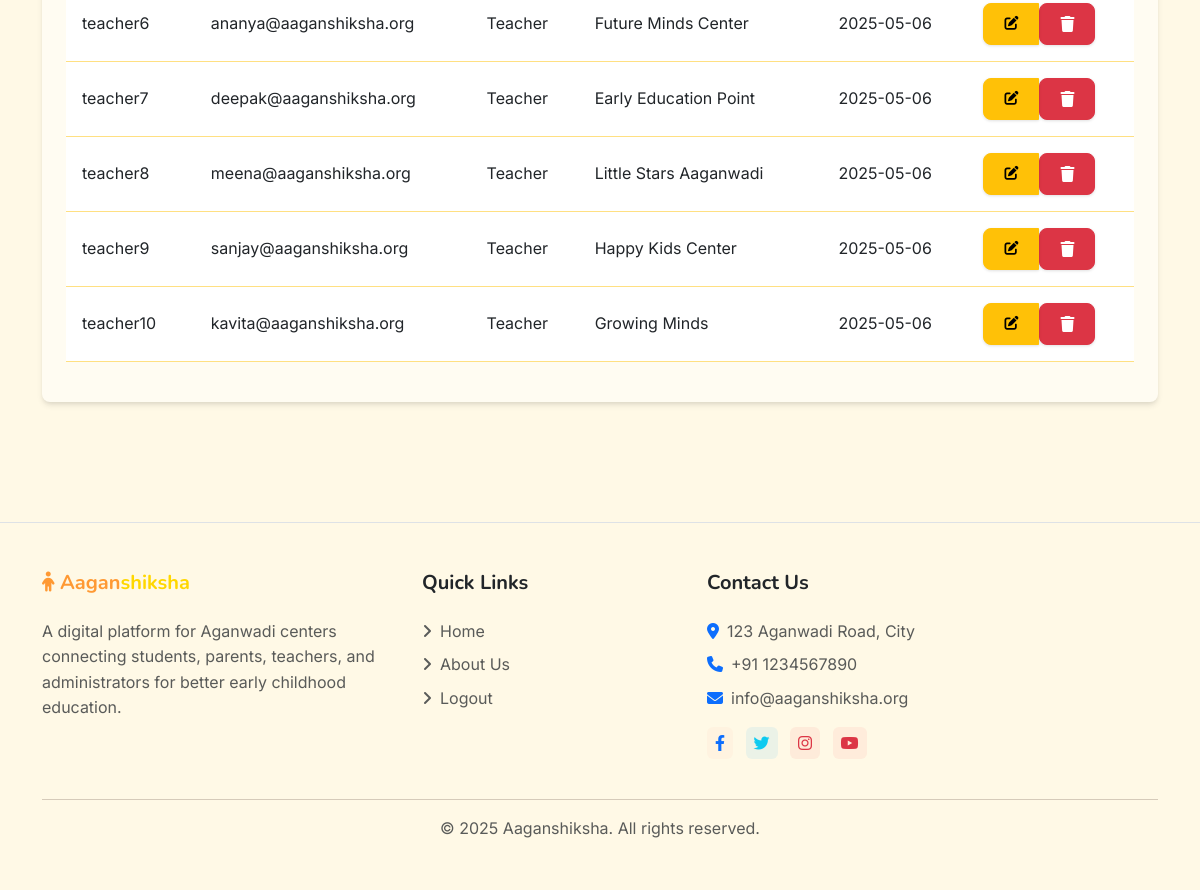
Before: /admin/users (signed in, lower part) with the older database file.
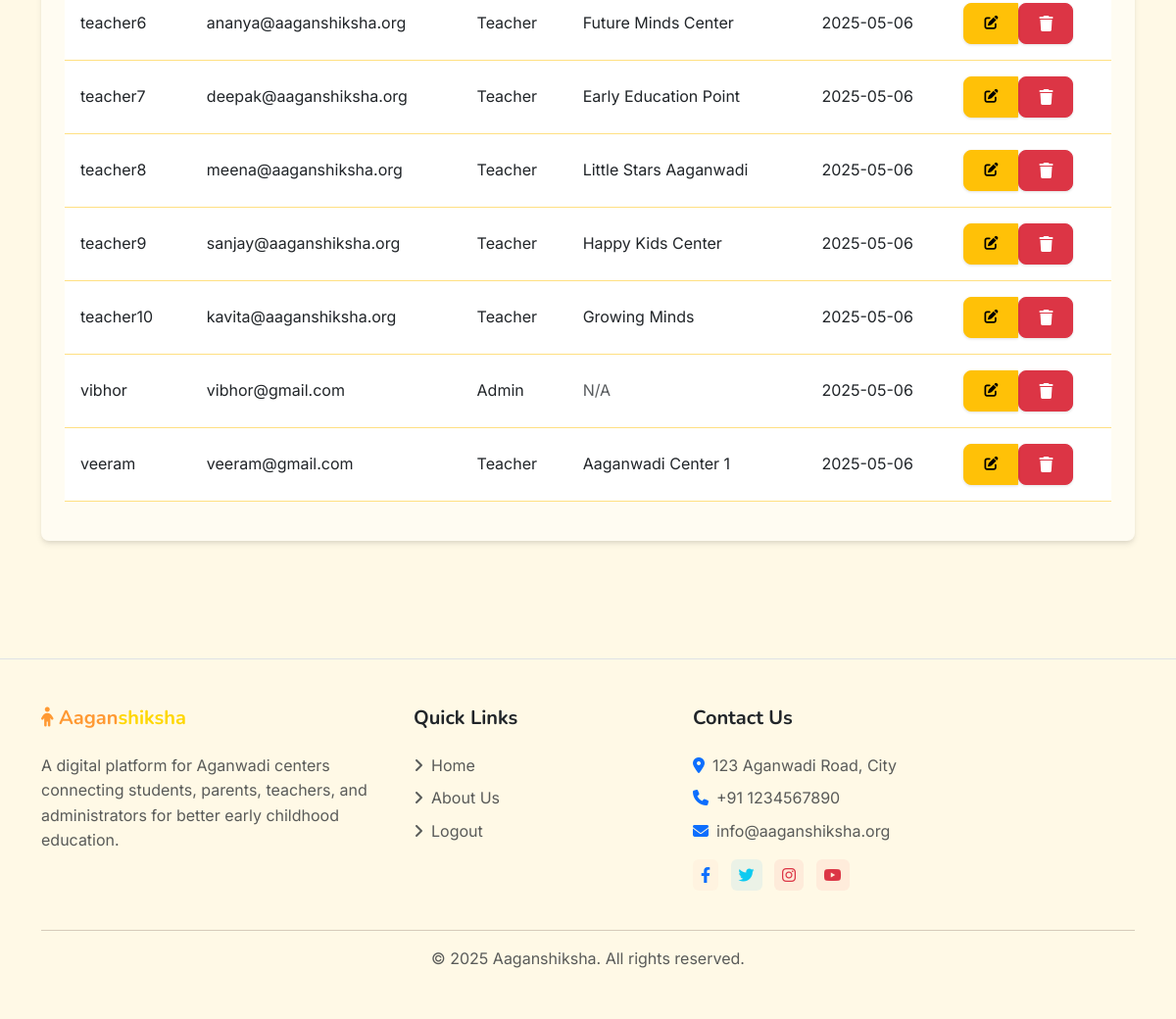
After: the same page with the newer database file.
### models.py (models this page shows, shortened)
class User(UserMixin, db.Model):
    id = db.Column(db.Integer, primary_key=True)
    username = db.Column(db.String(64), unique=True, nullable=False)
    email = db.Column(db.String(120), unique=True, nullable=False)
    password_hash = db.Column(db.String(256), nullable=False)
    role = db.Column(db.String(20), nullable=False)  # 'admin', 'teacher'
    aadhar_number = db.Column(db.String(12), unique=True, nullable=False)
    phone_number = db.Column(db.String(15), nullable=True)
    address = db.Column(db.String(200), nullable=True)
    created_at = db.Column(db.DateTime, default=datetime.utcnow)
    center_id = db.Column(db.Integer, db.ForeignKey('center.id'), nullable=True)  # Only required for teachers
    center = db.relationship('Center', backref='teachers', lazy=True)
    complaints = db.relationship('Complaint', backref='author', lazy=True)
    nutrition_tips = db.relationship('NutritionTip', backref='created_by', lazy=True)
    activities = db.relationship('Activity', backref='created_by', lazy=True)
    inventory_requests = db.relationship('InventoryRequest',
                                      foreign_keys='InventoryRequest.user_id',
                                      backref=db.backref('requested_by', lazy='joined'),
                                      lazy='dynamic',
                                      cascade='all, delete-orphan')

class Center(db.Model):
    id = db.Column(db.Integer, primary_key=True)
    name = db.Column(db.String(100), nullable=False)
    address = db.Column(db.String(200), nullable=False)
    contact_number = db.Column(db.String(15))
    email = db.Column(db.String(120))
    created_at = db.Column(db.DateTime, default=datetime.utcnow)
    students = db.relationship('Student', backref='center', lazy=True)
    inventory_items = db.relationship('Inventory', backref='center', lazy=True)

### routes/admin.py (the view)
@admin_bp.route('/users')
@login_required
@admin_required
def users():
    users = User.query.all()
    return render_template('admin/users.html', users=users)

### templates/admin/users.html (shortened to what this page needs)
{% extends 'base.html' %}
{% block content %}
<div class="container py-4">
    <div class="card mb-4">
        <div class="card-body">
            {% if is_add or is_edit %}
                <form method="POST">
                    {{ form.hidden_tag() }}
                    <div class="row mb-3">
                        <div class="col-md-6">
                            <label class="form-label">Username</label>
                            {{ form.username(class="form-control") }}
                            {% if form.username.errors %}
                                <div class="text-danger">
                                    {% for error in form.username.errors %}
                                        <small>{{ error }}</small>
                                    {% endfor %}
                                </div>
                            {% endif %}
                        </div>
                        <div class="col-md-6">
                            <label class="form-label">Email</label>
                            {{ form.email(class="form-control") }}
                            {% if form.email.errors %}
                                <div class="text-danger">
                                    {% for error in form.email.errors %}
                                        <small>{{ error }}</small>
                                    {% endfor %}
                                </div>
                            {% endif %}
                        </div>
                    </div>
                    <div class="row mb-3">
                        {% if is_add %}
                            <div class="col-md-6">
                                <label class="form-label">Password</label>
                                {{ form.password(class="form-control") }}
                                {% if form.password.errors %}
                                    <div class="text-danger">
                                        {% for error in form.password.errors %}
                                            <small>{{ error }}</small>
                                        {% endfor %}
                                    </div>
                                {% endif %}
                            </div>
                            <div class="col-md-6">
                                <label class="form-label">Confirm Password</label>
                                {{ form.confirm_password(class="form-control") }}
                                {% if form.confirm_password.errors %}
                                    <div class="text-danger">
                                        {% for error in form.confirm_password.errors %}
                                            <small>{{ error }}</small>
                                        {% endfor %}
                                    </div>
                                {% endif %}
                            </div>
                        {% else %}
                            <div class="col-md-6">
                                <label class="form-label">New Password (leave blank to keep current)</label>
                                {{ form.password(class="form-control") }}
                                {% if form.password.errors %}
                                    <div class="text-danger">
                                        {% for error in form.password.errors %}
                                            <small>{{ error }}</small>
                                        {% endfor %}
                                    </div>
                                {% endif %}
                            </div>
                            <div class="col-md-6">
                                <label class="form-label">Confirm New Password</label>
                                {{ form.confirm_password(class="form-control") }}
                                {% if form.confirm_password.errors %}
                                    <div class="text-danger">
                                        {% for error in form.confirm_password.errors %}
                                            <small>{{ error }}</small>
                                        {% endfor %}
                                    </div>
                                {% endif %}
                            </div>
                        {% endif %}
                    </div>
                    <div class="mb-3">
                        <label class="form-label">Role</label>
                        {{ form.role(class="form-select", id="role") }}
                        {% if form.role.errors %}
                            <div class="text-danger">
                                {% for error in form.role.errors %}
                                    <small>{{ error }}</small>
                                {% endfor %}
                            </div>
                        {% endif %}
                    </div>
                    <div class="mb-3">
                        <label class="form-label">Aadhar Number</label>
                        {{ form.aadhar_number(class="form-control", placeholder="Enter 12-digit Aadhar number") }}
                        {% if form.aadhar_number.errors %}
                            <div class="text-danger">
                                {% for error in form.aadhar_number.errors %}
                                    <small>{{ error }}</small>
                                {% endfor %}
                            </div>
                        {% endif %}
                    </div>
                    <div class="mb-3">
                        <label class="form-label">Phone Number</label>
                        {{ form.phone_number(class="form-control", placeholder="Enter phone number") }}
                        {% if form.phone_number.errors %}
                            <div class="text-danger">
                                {% for error in form.phone_number.errors %}
                                    <small>{{ error }}</small>
                                {% endfor %}
                            </div>
                        {% endif %}
                    </div>
                    <div class="mb-3">
                        <label class="form-label">Address</label>
                        {{ form.address(class="form-control", placeholder="Enter address") }}
                        {% if form.address.errors %}
                            <div class="text-danger">
                                {% for error in form.address.errors %}
                                    <small>{{ error }}</small>
                                {% endfor %}
                            </div>
                        {% endif %}
                    </div>
                    <div class="mb-3" id="center-field">
                        <label class="form-label">Center (required for teachers)</label>
                        {{ form.center_id(class="form-control") }}
                        {% if form.center_id.errors %}
                            <div class="text-danger">
                                {% for error in form.center_id.errors %}
                                    <small>{{ error }}</small>
                                {% endfor %}
                            </div>
                        {% endif %}
                    </div>
                    <script>
                        // Show/hide center field based on role selection
                        document.addEventListener('DOMContentLoaded', function() {
                            const roleSelect = document.getElementById('role');
                            const centerField = document.getElementById('center-field');
                            function toggleCenterField() {
                                if (roleSelect.value === 'teacher') {
                                    centerField.style.display = 'block';
                                } else {
                                    centerField.style.display = 'none';
                                }
                            }
                            toggleCenterField(); // Initial state
                            roleSelect.addEventListener('change', toggleCenterField);
                        });
                    </script>
                    <div class="d-flex justify-content-between">
                        <a href="{{ url_for('admin.users') }}" class="btn btn-secondary">Cancel</a>
                        {{ form.submit(class="btn btn-primary") }}
                    </div>
                </form>
            {% else %}
                <div class="table-responsive">
                    <table class="table table-hover">
                        <tbody>
                            {% if users %}
                                {% for user in users %}
                                    <tr>
                                        <td>{{ user.username }}</td>
                                        <td>{{ user.email }}</td>
                                        <td>{{ user.role|capitalize }}</td>
                                        <td>
                                            {% if user.role == 'teacher' and user.center %}
                                                {{ user.center.name }}
                                            {% elif user.role == 'teacher' %}
                                                <span class="text-warning">Not assigned</span>
                                            {% else %}
                                                <span class="text-muted">N/A</span>
                                            {% endif %}
                                        </td>
                                        <td>{{ user.created_at.strftime('%Y-%m-%d') }}</td>
                                        <td>
                                            <div class="btn-group btn-group-sm">
                                                <a href="{{ url_for('admin.edit_user', id=user.id) }}" class="btn btn-warning">
                                                    <i class="fas fa-edit"></i>
                                                </a>
                                                {% if user.id != current_user.id %}
                                                    <form action="{{ url_for('admin.delete_user', id=user.id) }}" method="POST" style="display: inline;">
                                                        <button type="submit" class="btn btn-danger">
                                                            <i class="fas fa-trash"></i>
                                                        </button>
                                                    </form>
                                                {% endif %}
                                            </div>
                                        </td>
                                    </tr>
                                {% endfor %}
                            {% else %}
                                <tr>
                                    <td colspan="6" class="text-center">No users found.</td>
                                </tr>
                            {% endif %}
                        </tbody>
                    </table>
                </div>
            {% endif %}
        </div>
    </div>
</div>
{% endblock %}

Changed rows visible on the page:
added User: username "vibhor", email "vibhor@gmail.com", role "Admin", shows "N/A", created_at "2025-05-06"
added User: username "veeram", email "veeram@gmail.com", role "Teacher", center.name "Aaganwadi Center 1", created_at "2025-05-06"
